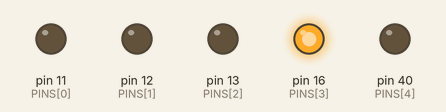
This program was run on a simulated Raspberry Pi (header pin numbers). Parts: output pins drawn as LEDs (lit = HIGH). Random numbers come from a fixed seed.

Above: at 0.8 s.
At 10.27 s:
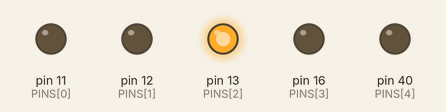
At 19.1 s:
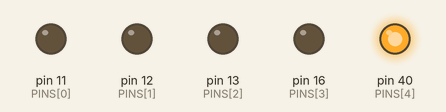
At 21.5 s:
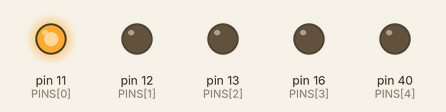
At 37.8 s:
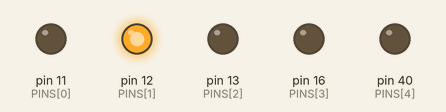
Timing chart, 0 to 40.0 s (numbered marks = the images above):
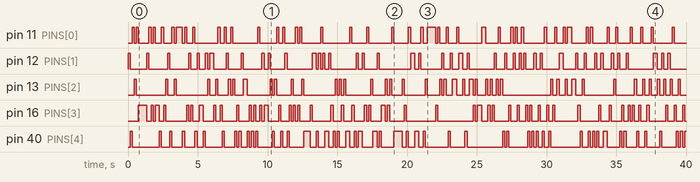

The program:

led-blink.py
```python
#!/usr/bin/env python
import time
import random
import RPi.GPIO as GPIO

# led-blink.py
# From a selection of 5 LEDs, blink them alternatively by randomly
# turning each one on and off, while pausing on every loop. The
# intention of this script is to create an "alarm" system for a model
# house which will make all lights blink in rapide succession.

# Tell the GPIO to use the PIN numbering schema for the Rpi
GPIO.setmode(GPIO.BOARD)

# GPIO17, GPIO18, GPIO27, GPIO23, and GPIO21, respectively below:
PINS = [11, 12, 13, 16, 40]

# Setup the pins to use as output (lights)
# setup() takes a single value or a list
GPIO.setup(PINS, GPIO.OUT)

# This endless loop below is so the program continues to run
# indefinitely until you break out of it..
run = True
try:
    while run:
        # Get a random pin
        led = random.choice(PINS)
        # Turn the pin/led "on"
        GPIO.output(led, GPIO.HIGH)
        # Wait a bit..
        time.sleep(0.15)
        # Then tun the pin/led off, then loop back to get another
        # random pin, note that the random function can return the same
        # pin again, but it should be enough to give the blinking illusion.
        GPIO.output(led, GPIO.LOW)
except KeyboardInterrupt:
    print('Exit Requested..')
    run = False
finally:
    GPIO.cleanup()
```

Measured:
- by itself, pin 11 (PINS[0]): LOW → HIGH at 0.30 s, → LOW 0.15 s later, → HIGH 0.15 s later, → LOW 0.15 s later, … (88 changes in this stretch)
- by itself, pin 12 (PINS[1]): LOW → HIGH at 0.00 s, → LOW 0.15 s later, → HIGH 1.2 s later, → LOW 0.15 s later, … (86 changes in this stretch)
- by itself, pin 13 (PINS[2]): LOW → HIGH at 0.45 s, → LOW 0.15 s later, → HIGH 2.1 s later, → LOW 0.15 s later, … (86 changes in this stretch)
- by itself, pin 16 (PINS[3]): LOW → HIGH at 0.75 s, → LOW 0.60 s later, → HIGH 0.30 s later, → LOW 0.15 s later, … (100 changes in this stretch)
- by itself, pin 40 (PINS[4]): LOW → HIGH at 0.15 s, → LOW 0.15 s later, → HIGH 2.0 s later, → LOW 0.15 s later, … (101 changes in this stretch)
